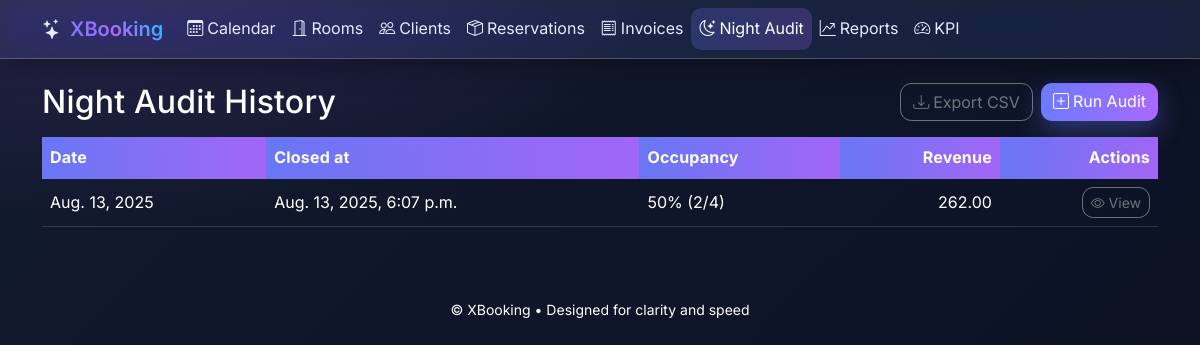
The app's page /audit/history/ (signed in), older data.
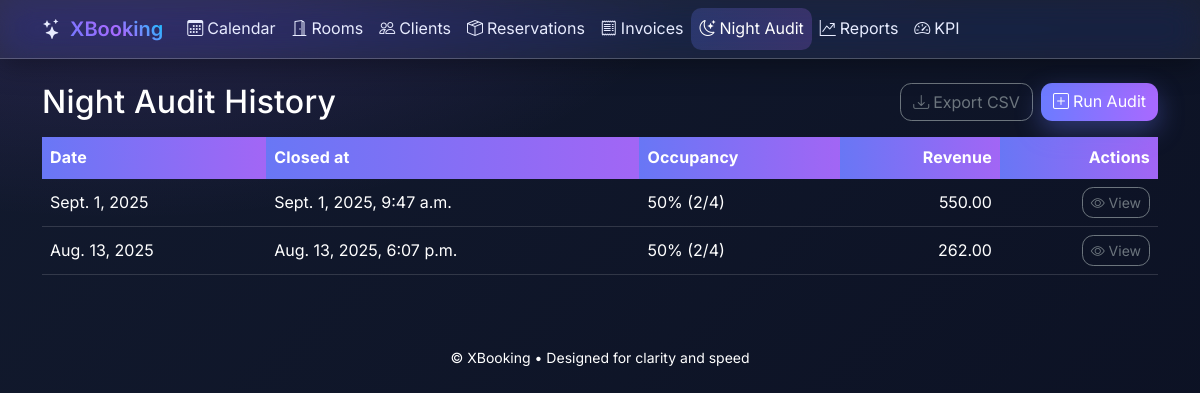
The same page, newer data.
### hotellapp/models.py (models this page shows, shortened)
class NightAudit(models.Model):
    date = models.DateField(unique=True)
    closed_at = models.DateTimeField(auto_now_add=True)
    totals = models.JSONField(default=dict)
    notes = models.TextField(blank=True, null=True)
    class Meta:
        ordering = ["-date"]

### hotellapp/views.py (the view)
# urls.py: path("audit/history/", NightAuditListView.as_view(), name="night_audit_list"),
@method_decorator(login_required, name="dispatch")
class NightAuditListView(ListView):
    model = NightAudit
    template_name = "hotellapp/night_audit_list.html"
    context_object_name = "audits"
    paginate_by = 20

### templates/hotellapp/night_audit_list.html (shortened to what this page needs)
{% extends "hotellapp/base.html" %}
{% block content %}
<div class="d-flex justify-content-between align-items-center mb-3">
  <h2 class="mb-0">Night Audit History</h2>
  <div class="d-flex gap-2">
    <a class="btn btn-outline-secondary" href="{% url 'night_audit_export_csv' %}"><i class="bi bi-download me-1"></i>Export CSV</a>
    <a class="btn btn-primary" href="{% url 'night_audit' %}"><i class="bi bi-plus-square me-1"></i>Run Audit</a>
  </div>
</div>
<table class="table table-hover align-middle">
  <thead class="table-light">
    <tr>
      <th>Date</th>
      <th>Closed at</th>
      <th>Occupancy</th>
      <th class="text-end">Revenue</th>
      <th class="text-end">Actions</th>
    </tr>
  </thead>
  <tbody>
    {% for a in audits %}
      <tr>
        <td>{{ a.date }}</td>
        <td>{{ a.closed_at }}</td>
        <td>{{ a.totals.occupancy_percent }}% ({{ a.totals.occupied_rooms }}/{{ a.totals.total_rooms }})</td>
        <td class="text-end">{{ a.totals.revenue }}</td>
        <td class="text-end">
          <a class="btn btn-sm btn-outline-secondary" href="{% url 'night_audit_detail' a.pk %}"><i class="bi bi-eye"></i> View</a>
        </td>
      </tr>
    {% empty %}
      <tr><td colspan="5" class="text-center text-muted">No audits yet.</td></tr>
    {% endfor %}
  </tbody>
</table>
{% endblock %}

Row changes from the older to the newer data that the page shows:
added NightAudit: date "Sept. 1, 2025", closed_at "Sept. 1, 2025, 9:47 a.m.", totals.occupancy_percent "50", totals.occupied_rooms "2", totals.total_rooms "4", totals.revenue "550.00"
